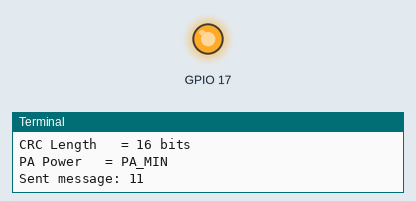
Simulated run of this program. Board: Raspberry Pi (BCM pin numbers). Shown: output pins drawn as LEDs (lit = HIGH), the last lines printed to the terminal. No radio messages arrive unless stated (any console line starting 'radio sent:' is added by the test bench); the clock reads 2024-03-15 10:24:30 at power-on unless the program sets it; library files of the repository ran but are not shown: lib_nrf24.py.

Above: at 1.0 s.
At 3.0 s:
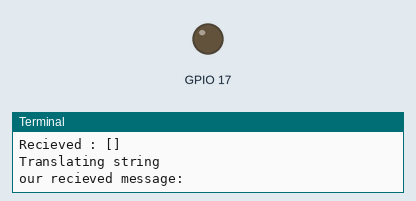
Timing chart, 0 to 5.2 s (numbered marks = the images above):
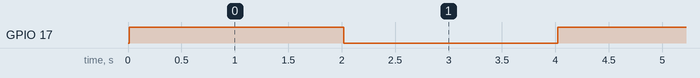

The program:

sender.py
```python
import RPi.GPIO as GPIO
from lib_nrf24 import NRF24
import time
import spidev


GPIO.setmode(GPIO.BCM)


pipes = [[0xE8 , 0xE8 , 0xF0 , 0xF0 , 0xE1] , [0xF0 ,0xF0, 0xF0, 0xF0, 0xE1]]

radio  = NRF24(GPIO,spidev.SpiDev())
radio.begin(0,17)
radio.setPayloadSize(32)
radio.setChannel(0x76)

radio.setDataRate(NRF24.BR_1MBPS)
radio.setPALevel(NRF24.PA_MIN)
radio.setAutoAck(True)
radio.enableDynamicPayloads()
radio.enableAckPayload()

radio.openWritingPipe(pipes[0])
radio.openReadingPipe(1,pipes[1])
radio.printDetails()

message = "11"


while True:
    start = time.time();
    radio.write(message)
    print("Sent message: {}".format(message))
    radio.startListening()

    while not radio.available(0):
        time.sleep(1/100)
        if time.time() - start > 2:
            print("timeOut")
            break


    recievedMessage = []
    radio.read(recievedMessage, radio.getDynamicPayloadSize())
    print("Recieved : {}" .format(recievedMessage))

    print("Translating string")
    string = ''
    print("our recieved message: {} ".format(string))

    radio.stopListening()
    time.sleep(2)
```

Measured:
- by itself, GPIO 17: alternates HIGH for 2.0 s and LOW for 2.0 s
